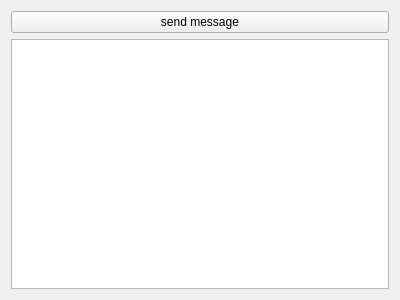
<?xml version="1.0" encoding="UTF-8"?>
<ui version="4.0">
 <class>MainWindow</class>
 <widget class="QMainWindow" name="MainWindow">
  <property name="geometry">
   <rect>
    <x>0</x>
    <y>0</y>
    <width>400</width>
    <height>300</height>
   </rect>
  </property>
  <property name="windowTitle">
   <string>Tcp Server</string>
  </property>
  <widget class="QWidget" name="centralWidget">
   <layout class="QVBoxLayout" name="verticalLayout">
    <item>
     <widget class="QPushButton" name="btn_send">
      <property name="text">
       <string>send message</string>
      </property>
     </widget>
    </item>
    <item>
     <widget class="QTextBrowser" name="txb_msg"/>
    </item>
   </layout>
  </widget>
 </widget>
 <layoutdefault spacing="6" margin="11"/>
 <resources/>
 <connections/>
</ui>
